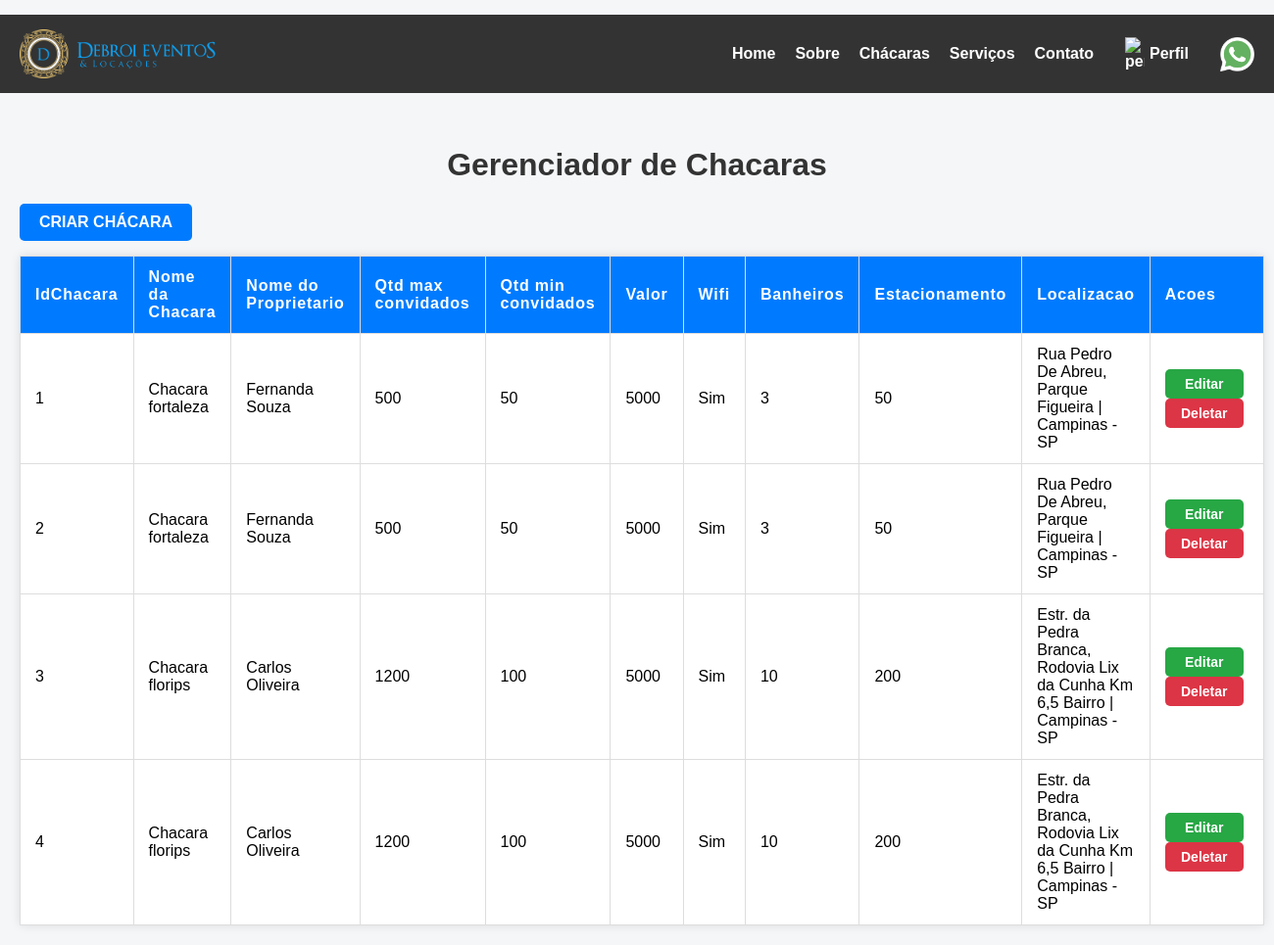
Page /ChacarasGerenciamento.php (signed in) on the committed database.
### tables this page shows
CREATE TABLE `chacaras` (
  `IdChacaras` int(11) NOT NULL AUTO_INCREMENT,
  `IdProprietario` int(11) NOT NULL,
  `Nome` varchar(100) NOT NULL,
  `Descricao` varchar(500) NOT NULL,
  `IdInfoChacaras` int(11) NOT NULL,
  `IdEndereco` int(11) NOT NULL,
  `IdCorretor` int(11) NOT NULL,
  `LocalizacaoUrlMaps` varchar(1000) NOT NULL,
  PRIMARY KEY (`IdChacaras`),
  KEY `IdProprietario` (`IdProprietario`),
  KEY `IdInfoChacaras` (`IdInfoChacaras`),
  KEY `IdEndereco` (`IdEndereco`),
  KEY `IdCorretor` (`IdCorretor`),
  CONSTRAINT `chacaras_ibfk_1` FOREIGN KEY (`IdProprietario`) REFERENCES `proprietario` (`IdProprietario`),
  CONSTRAINT `chacaras_ibfk_2` FOREIGN KEY (`IdInfoChacaras`) REFERENCES `infochacaras` (`IdInfoChacaras`),
  CONSTRAINT `chacaras_ibfk_3` FOREIGN KEY (`IdEndereco`) REFERENCES `endereco` (`IdEndereco`),
  CONSTRAINT `chacaras_ibfk_4` FOREIGN KEY (`IdCorretor`) REFERENCES `corretor` (`IdCorretor`)
);

CREATE TABLE `proprietario` (
  `IdProprietario` int(11) NOT NULL AUTO_INCREMENT,
  `Nome` varchar(100) NOT NULL,
  `Cpf` bigint(20) NOT NULL,
  `Telefone` varchar(15) NOT NULL,
  `Email` varchar(255) NOT NULL,
  PRIMARY KEY (`IdProprietario`)
);

CREATE TABLE `infochacaras` (
  `IdInfoChacaras` int(11) NOT NULL AUTO_INCREMENT,
  `qtdMaxConvidados` int(11) NOT NULL,
  `qtdMinConvidados` int(11) NOT NULL,
  `Valor` varchar(100) NOT NULL,
  `Wifi` tinyint(1) NOT NULL,
  `Piscina` tinyint(1) NOT NULL,
  `Banheiro` int(11) NOT NULL,
  `Estacionamento` int(11) NOT NULL,
  PRIMARY KEY (`IdInfoChacaras`)
);

CREATE TABLE `endereco` (
  `IdEndereco` int(11) NOT NULL AUTO_INCREMENT,
  `Cep` bigint(20) NOT NULL,
  `rua` varchar(100) NOT NULL,
  `bairro` varchar(100) NOT NULL,
  `cidade` varchar(100) NOT NULL,
  `Estado_Id` int(11) NOT NULL,
  `numero` int(11) NOT NULL,
  PRIMARY KEY (`IdEndereco`),
  KEY `Estado_Id` (`Estado_Id`),
  CONSTRAINT `endereco_ibfk_1` FOREIGN KEY (`Estado_Id`) REFERENCES `estado` (`IdEstado`)
);

CREATE TABLE `estado` (
  `IdEstado` int(11) NOT NULL AUTO_INCREMENT,
  `Estados` varchar(100) NOT NULL,
  PRIMARY KEY (`IdEstado`)
);

### html/ChacarasGerenciamento.php (the view, shortened to what this page needs)
<?php
include('conexao.php');
$consultaChacaras = "select
    c.IdChacaras,
    c.Nome AS ChacaraNome,
    p.nome AS ProprietarioNome,
    ic.qtdMaxConvidados,
    ic.qtdMinConvidados,
    ic.Valor,
    ic.Wifi,
    ic.Banheiro,
    ic.Estacionamento,
    e.rua,
    e.bairro,
    e.cidade,
    es.Estados AS NomeEstado
    from Chacaras c
    left join proprietario p on p.IdProprietario = c.IdProprietario
    left join infochacaras ic on ic.IdInfoChacaras = c.IdInfoChacaras
    left join endereco e on e.IdEndereco = c.IdEndereco
    left join estado es on es.IdEstado = e.Estado_Id";
$Chacaras = mysqli_query($conecta, $consultaChacaras);
?>
<!DOCTYPE html>
<html lang="pt-BR">
<head>
</head>
<body>
    <header>
        <?php include 'menuBarra.php'; ?>
    </header>
    <div class="TudoviewUser">
        <h1>Gerenciador de Chacaras</h1>
        <a href="CriacaoChacaras.php" class="create-btn">Criar Chácara</a>
        <table>
            <thead>
                <tr>
                    <th>IdChacara</th>
                    <th>Nome da Chacara</th>
                    <th>Nome do Proprietario</th>
                    <th>Qtd max convidados</th>
                    <th>Qtd min convidados</th>
                    <th>Valor</th>
                    <th>Wifi</th>
                    <th>Banheiros</th>
                    <th>Estacionamento</th>
                    <th>Localizacao</th>
                    <th>Acoes</th>
                </tr>
            </thead>
            <tbody>
                <?php while ($chacara = mysqli_fetch_assoc($Chacaras)) {  ?>
                    <tr>
                        <td><?php echo $chacara["IdChacaras"]; ?></td>
                        <td><?php echo $chacara["ChacaraNome"]; ?></td>
                        <td><?php echo $chacara["ProprietarioNome"]; ?></td>
                        <td><?php echo $chacara["qtdMaxConvidados"]; ?></td>
                        <td><?php echo $chacara["qtdMinConvidados"]; ?></td>
                        <td><?php echo $chacara["Valor"]; ?></td>
                        <td> <?php
                        if ($chacara["Wifi"] == 1) {
                            echo "Sim";
                        } else {
                            echo "Não";
                        }
                        ?></td>
                        <td><?php echo $chacara["Banheiro"]; ?></td>
                        <td><?php echo $chacara["Estacionamento"]; ?></td>
                        <td><?php echo $chacara["rua"] . ", " . $chacara["bairro"] . " | " . $chacara["cidade"] . " - " . $chacara["NomeEstado"]; ?>
                        </td>
                        <td class="actions">
                            <button class="edit-btn">Editar</button>
                            <button class="delete-btn" onclick="alert('Tem certeza que deseja deletar?')">Deletar</button>
                        </td>
                    </tr>
                <?php } ?>
            </tbody>
        </table>
    </div>
</body>
</html>

### html/ChacarasGerenciamento.php (style rules this page uses)
body { font-family: Arial, sans-serif; margin: 20px; background-color: #f4f6f8; }
h1 { margin-top: 150px; color: #333; text-align: center; }
table { width: 100%; border-collapse: collapse; margin-top: 15px; background: white; box-shadow: 0 0 10px rgba(0, 0, 0, 0.1); }
th, td { padding: 12px 15px; border: 1px solid #ddd; text-align: left; }
th { background-color: #007BFF; color: white; letter-spacing: 0.05em; }
.actions button { margin-right: 5px; padding: 6px 12px; border: none; border-radius: 3px; cursor: pointer; color: white; font-weight: bold; }
.edit-btn { background-color: #28a745; }
.delete-btn { background-color: #dc3545; }
.actions .edit-btn, .actions .delete-btn { width: 80px; height: 30px; padding: 6px 0; font-size: 14px; border: none; border-radius: 5px; color: white; font-weight: bold; cursor: pointer; display: inline-block; text-align: center; }
.create-btn { background-color: #007bff; color: white; padding: 10px 20px; border: none; border-radius: 5px; font-size: 16px; cursor: pointer; text-transform: uppercase; font-weight: bold; display: inline-block; text-align: center; text-decoration: none; }

### rows in the picture
chacaras: IdChacaras "1", Nome "Chacara fortaleza", IdProprietario.Nome "Fernanda Souza", IdInfoChacaras.qtdMaxConvidados "500", IdInfoChacaras.qtdMinConvidados "50", IdInfoChacaras.Valor "5000", IdInfoChacaras.Banheiro "3", IdInfoChacaras.Estacionamento "50", IdEndereco.rua "Rua Pedro De Abreu", IdEndereco.bairro "Parque Figueira", IdEndereco.cidade "Campinas", estado.Estados "SP"
chacaras: IdChacaras "2", Nome "Chacara fortaleza", IdProprietario.Nome "Fernanda Souza", IdInfoChacaras.qtdMaxConvidados "500", IdInfoChacaras.qtdMinConvidados "50", IdInfoChacaras.Valor "5000", IdInfoChacaras.Banheiro "3", IdInfoChacaras.Estacionamento "50", IdEndereco.rua "Rua Pedro De Abreu", IdEndereco.bairro "Parque Figueira", IdEndereco.cidade "Campinas", estado.Estados "SP"
chacaras: IdChacaras "3", Nome "Chacara florips", IdProprietario.Nome "Carlos Oliveira", IdInfoChacaras.qtdMaxConvidados "1200", IdInfoChacaras.qtdMinConvidados "100", IdInfoChacaras.Valor "5000", IdInfoChacaras.Banheiro "10", IdInfoChacaras.Estacionamento "200", IdEndereco.rua "Estr. da Pedra Branca", IdEndereco.bairro "Rodovia Lix da Cunha Km 6,5 Bairro", IdEndereco.cidade "Campinas", estado.Estados "SP"
chacaras: IdChacaras "4", Nome "Chacara florips", IdProprietario.Nome "Carlos Oliveira", IdInfoChacaras.qtdMaxConvidados "1200", IdInfoChacaras.qtdMinConvidados "100", IdInfoChacaras.Valor "5000", IdInfoChacaras.Banheiro "10", IdInfoChacaras.Estacionamento "200", IdEndereco.rua "Estr. da Pedra Branca", IdEndereco.bairro "Rodovia Lix da Cunha Km 6,5 Bairro", IdEndereco.cidade "Campinas", estado.Estados "SP"
